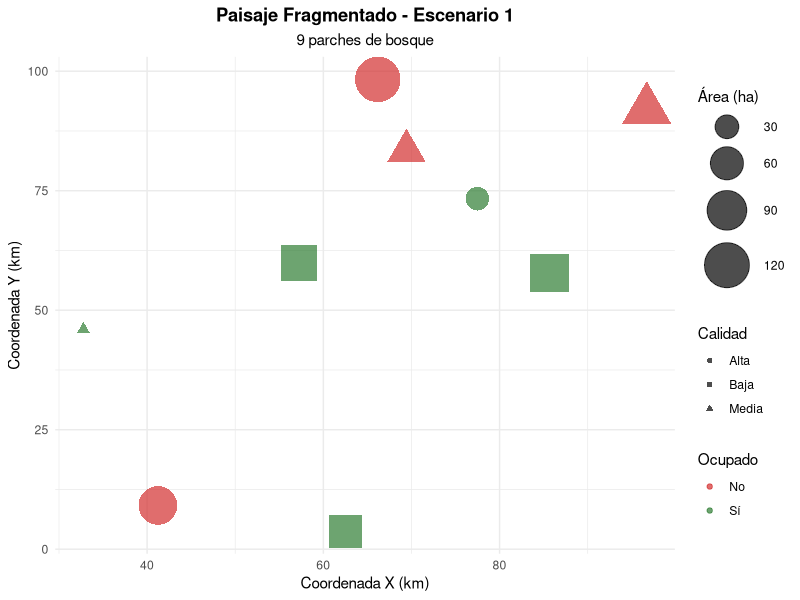
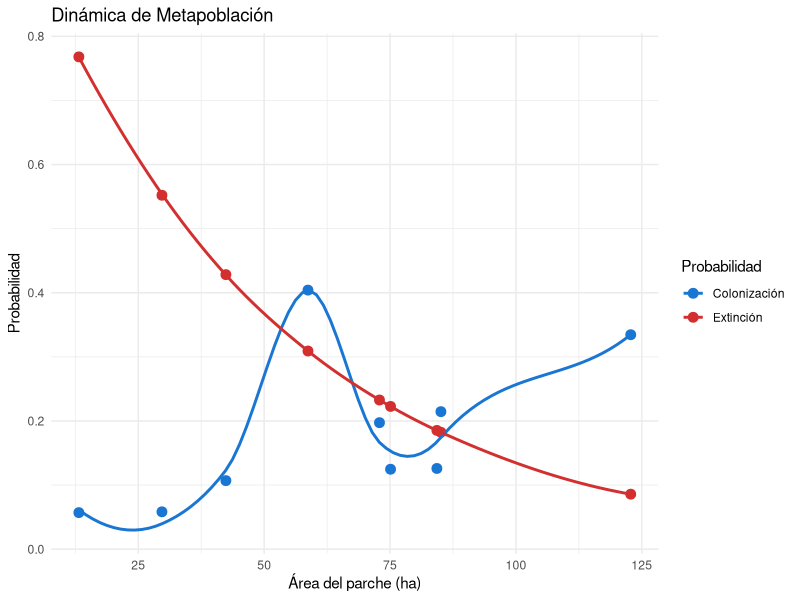
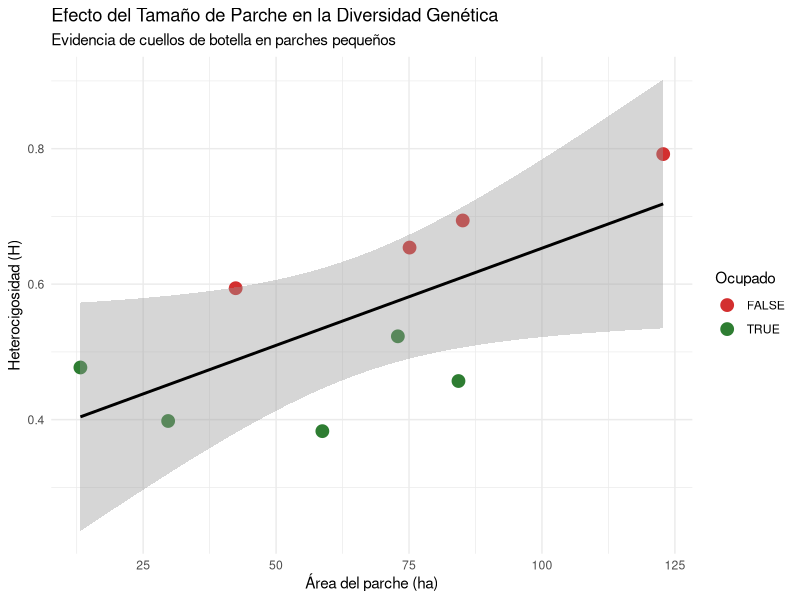
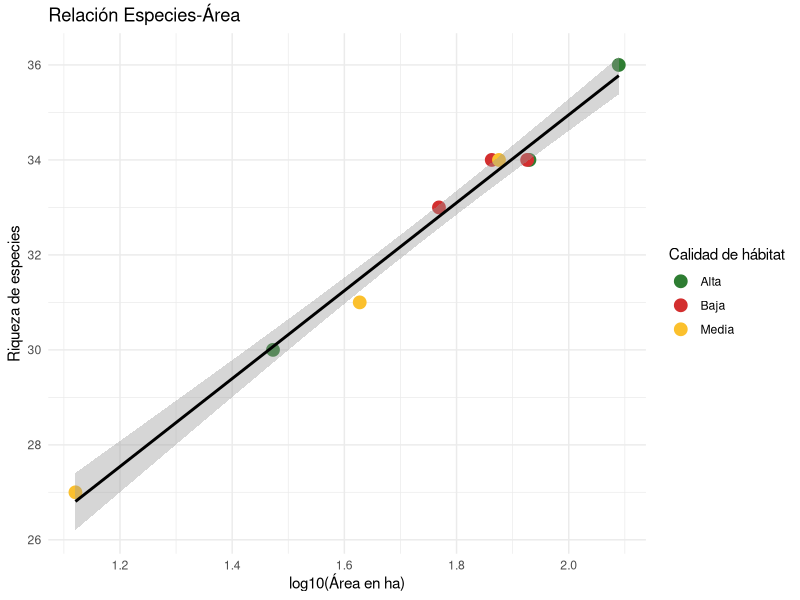
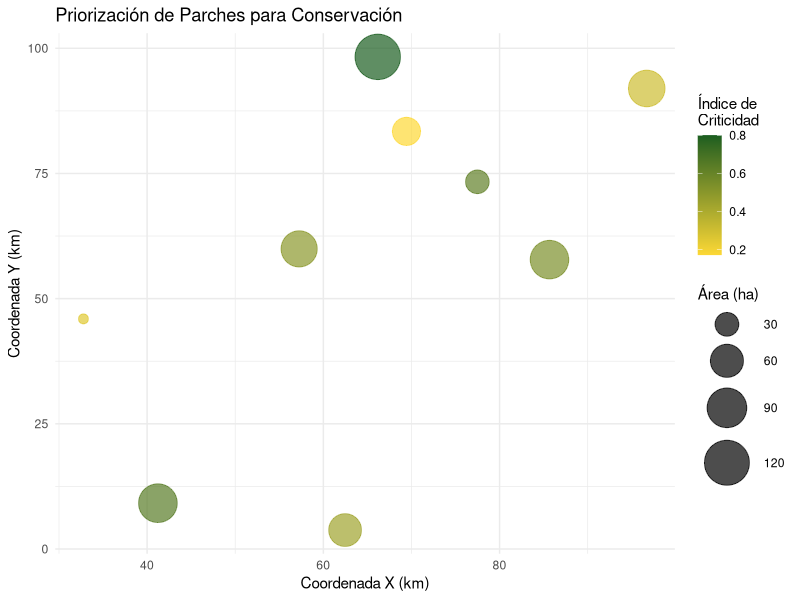

Generate these figures, in order, with R:
## ---- chunk 1
knitr::opts_chunk$set(echo = TRUE, warning = FALSE, message = FALSE)
## ---- chunk 2
# Instalar si es necesario: install.packages(c("tidyverse", "ggplot2", "vegan"))
library(tidyverse)
library(ggplot2)
library(vegan)

# Establecer semilla para reproducibilidad
# IMPORTANTE: Cambia este número por tu escenario asignado (1-30)
escenario <- 1  # <-- CAMBIA ESTE NÚMERO
set.seed(escenario * 100)
## ---- chunk 3
# Número de parches de bosque en el paisaje
n_parches <- sample(8:15, 1)

# Generar datos de parches
datos_parches <- data.frame(
  parche_id = 1:n_parches,
  area_ha = round(runif(n_parches, 5, 150), 1),
  ocupado = sample(c(TRUE, FALSE), n_parches, replace = TRUE, prob = c(0.6, 0.4)),
  distancia_mas_cercano_km = round(runif(n_parches, 0.5, 8), 2),
  calidad_habitat = sample(c("Alta", "Media", "Baja"), n_parches, replace = TRUE),
  heterocigosidad = round(runif(n_parches, 0.35, 0.85), 3),
  riqueza_especies = round(rnorm(n_parches, mean = 25, sd = 8))
)

# Ajustar heterocigosidad según área (efecto cuello de botella)
datos_parches$heterocigosidad <- datos_parches$heterocigosidad * 
  (0.7 + 0.3 * (datos_parches$area_ha / max(datos_parches$area_ha)))
datos_parches$heterocigosidad <- round(pmin(datos_parches$heterocigosidad, 0.85), 3)

# Ajustar riqueza según área (relación especies-área)
datos_parches$riqueza_especies <- round(15 + 10 * log10(datos_parches$area_ha + 1))
datos_parches$riqueza_especies <- pmax(datos_parches$riqueza_especies, 5)

# Mostrar datos
print(datos_parches)

# Guardar para referencia
write.csv(datos_parches, paste0("escenario_", escenario, "_datos.csv"), row.names = FALSE)
## ---- chunk 4
# Generar coordenadas espaciales para los parches
coords <- data.frame(
  x = runif(n_parches, 0, 100),
  y = runif(n_parches, 0, 100)
)

datos_parches <- cbind(datos_parches, coords)

# Gráfico del paisaje
ggplot(datos_parches, aes(x = x, y = y)) +
  geom_point(aes(size = area_ha, color = ocupado, shape = calidad_habitat), alpha = 0.7) +
  scale_size_continuous(range = c(3, 15), name = "Área (ha)") +
  scale_color_manual(values = c("TRUE" = "#2E7D32", "FALSE" = "#D32F2F"),
                     name = "Ocupado",
                     labels = c("No", "Sí")) +
  scale_shape_manual(values = c("Alta" = 16, "Media" = 17, "Baja" = 15),
                     name = "Calidad") +
  labs(title = paste("Paisaje Fragmentado - Escenario", escenario),
       subtitle = paste(n_parches, "parches de bosque"),
       x = "Coordenada X (km)", y = "Coordenada Y (km)") +
  theme_minimal() +
  theme(plot.title = element_text(hjust = 0.5, face = "bold"),
        plot.subtitle = element_text(hjust = 0.5))
## ---- chunk 5
# Proporción de parches ocupados
prop_ocupados <- mean(datos_parches$ocupado)

# Área total y área ocupada
area_total <- sum(datos_parches$area_ha)
area_ocupada <- sum(datos_parches$area_ha[datos_parches$ocupado])

# Tamaño promedio de parches ocupados vs desocupados
tam_ocupados <- mean(datos_parches$area_ha[datos_parches$ocupado])
tam_desocupados <- mean(datos_parches$area_ha[!datos_parches$ocupado])

# Distancia promedio entre parches
dist_promedio <- mean(datos_parches$distancia_mas_cercano_km)

# Resumen
cat("=== MÉTRICAS DE LA METAPOBLACIÓN ===\n")
cat("Proporción de parches ocupados:", round(prop_ocupados * 100, 1), "%\n")
cat("Área total del paisaje:", area_total, "ha\n")
cat("Área ocupada:", round(area_ocupada, 1), "ha\n")
cat("Tamaño promedio parches ocupados:", round(tam_ocupados, 1), "ha\n")
cat("Tamaño promedio parches desocupados:", round(tam_desocupados, 1), "ha\n")
cat("Distancia promedio al parche más cercano:", round(dist_promedio, 2), "km\n")
## ---- chunk 6
# Calcular probabilidad de colonización (función del área y distancia)
# P(colonización) = e^(-distancia * 0.3) * (área / área_max)^0.5
datos_parches$prob_colonizacion <- 
  exp(-datos_parches$distancia_mas_cercano_km * 0.3) * 
  sqrt(datos_parches$area_ha / max(datos_parches$area_ha))

# Calcular probabilidad de extinción (función inversa del área)
# P(extinción) = e^(-área / 50)
datos_parches$prob_extincion <- exp(-datos_parches$area_ha / 50)

# Visualizar
datos_long <- datos_parches %>%
  select(parche_id, area_ha, prob_colonizacion, prob_extincion) %>%
  pivot_longer(cols = c(prob_colonizacion, prob_extincion),
               names_to = "Probabilidad", values_to = "Valor")

ggplot(datos_long, aes(x = area_ha, y = Valor, color = Probabilidad)) +
  geom_point(size = 3) +
  geom_smooth(method = "loess", se = FALSE) +
  scale_color_manual(values = c("#1976D2", "#D32F2F"),
                     labels = c("Colonización", "Extinción")) +
  labs(title = "Dinámica de Metapoblación",
       x = "Área del parche (ha)",
       y = "Probabilidad") +
  theme_minimal()
## ---- chunk 7
# Relación área-heterocigosidad (efecto cuello de botella)
ggplot(datos_parches, aes(x = area_ha, y = heterocigosidad)) +
  geom_point(aes(color = ocupado), size = 4) +
  geom_smooth(method = "lm", se = TRUE, color = "black") +
  scale_color_manual(values = c("TRUE" = "#2E7D32", "FALSE" = "#D32F2F"),
                     name = "Ocupado") +
  labs(title = "Efecto del Tamaño de Parche en la Diversidad Genética",
       subtitle = "Evidencia de cuellos de botella en parches pequeños",
       x = "Área del parche (ha)",
       y = "Heterocigosidad (H)") +
  theme_minimal()

# Correlación
cor_area_het <- cor(datos_parches$area_ha, datos_parches$heterocigosidad)
cat("\nCorrelación área-heterocigosidad:", round(cor_area_het, 3), "\n")

# Comparar heterocigosidad por tamaño
datos_parches$categoria_tamano <- cut(datos_parches$area_ha, 
                                       breaks = c(0, 30, 70, Inf),
                                       labels = c("Pequeño", "Mediano", "Grande"))

het_por_tamano <- datos_parches %>%
  group_by(categoria_tamano) %>%
  summarise(heterocigosidad_promedio = mean(heterocigosidad),
            n = n())

print(het_por_tamano)
## ---- chunk 8
# Gráfico especies-área
ggplot(datos_parches, aes(x = log10(area_ha), y = riqueza_especies)) +
  geom_point(aes(color = calidad_habitat), size = 4) +
  geom_smooth(method = "lm", se = TRUE, color = "black") +
  scale_color_manual(values = c("Alta" = "#2E7D32", "Media" = "#FBC02D", "Baja" = "#D32F2F")) +
  labs(title = "Relación Especies-Área",
       x = "log10(Área en ha)",
       y = "Riqueza de especies",
       color = "Calidad de hábitat") +
  theme_minimal()

# Modelo lineal
modelo_SAR <- lm(riqueza_especies ~ log10(area_ha), data = datos_parches)
cat("\n=== MODELO ESPECIES-ÁREA ===\n")
print(summary(modelo_SAR))

# Predicción: pérdida de especies con reducción de área
perdida_50 <- predict(modelo_SAR, newdata = data.frame(area_ha = datos_parches$area_ha)) -
              predict(modelo_SAR, newdata = data.frame(area_ha = datos_parches$area_ha * 0.5))
cat("\nPérdida promedio de especies si el área se reduce 50%:", round(mean(perdida_50), 1), "especies\n")
## ---- chunk 9
# Identificar parches críticos (grandes y con alta calidad)
datos_parches$criticidad <- 
  (datos_parches$area_ha / max(datos_parches$area_ha)) * 0.5 +
  (datos_parches$calidad_habitat == "Alta") * 0.3 +
  (datos_parches$ocupado) * 0.2

# Ordenar por criticidad
parches_criticos <- datos_parches %>%
  arrange(desc(criticidad)) %>%
  select(parche_id, area_ha, calidad_habitat, ocupado, distancia_mas_cercano_km, criticidad)

cat("=== PARCHES CRÍTICOS PARA CONSERVACIÓN ===\n")
print(head(parches_criticos, 5))

# Visualizar conectividad
ggplot(datos_parches, aes(x = x, y = y)) +
  geom_point(aes(size = area_ha, color = criticidad), alpha = 0.7) +
  scale_size_continuous(range = c(3, 15), name = "Área (ha)") +
  scale_color_gradient(low = "#FDD835", high = "#1B5E20", name = "Índice de\nCriticidad") +
  labs(title = "Priorización de Parches para Conservación",
       x = "Coordenada X (km)", y = "Coordenada Y (km)") +
  theme_minimal()
## ---- chunk 10
# Identificar pares de parches que necesitan conectividad
# (parches ocupados separados por > 3 km)
parches_ocupados <- datos_parches %>% filter(ocupado == TRUE)

necesidad_corredor <- parches_ocupados %>%
  filter(distancia_mas_cercano_km > 3) %>%
  arrange(desc(area_ha))

cat("\n=== PARCHES QUE NECESITAN CORREDORES ===\n")
cat("Número de parches aislados (>3 km):", nrow(necesidad_corredor), "\n\n")
if(nrow(necesidad_corredor) > 0) {
  print(necesidad_corredor %>% select(parche_id, area_ha, distancia_mas_cercano_km))
}
## ---- chunk 11
# Resumen final de tu paisaje
cat("=== RESUMEN DE TU PAISAJE (Escenario", escenario, ") ===\n\n")
cat("Número total de parches:", n_parches, "\n")
cat("Porcentaje de paisaje ocupado:", round(prop_ocupados * 100, 1), "%\n")
cat("Conectividad promedio:", round(1 / mean(datos_parches$distancia_mas_cercano_km), 2), 
    "(inverso de distancia)\n")
cat("Diversidad genética promedio:", round(mean(datos_parches$heterocigosidad), 3), "\n")
cat("Riqueza promedio:", round(mean(datos_parches$riqueza_especies), 1), "especies\n")

# Estado de conservación
if(prop_ocupados > 0.7 & mean(datos_parches$distancia_mas_cercano_km) < 4) {
  cat("\nESTADO: Relativamente bien conectado\n")
} else if(prop_ocupados > 0.5) {
  cat("\nESTADO: Moderadamente fragmentado - requiere intervención\n")
} else {
  cat("\nESTADO: Altamente fragmentado - necesita acción urgente\n")
}
